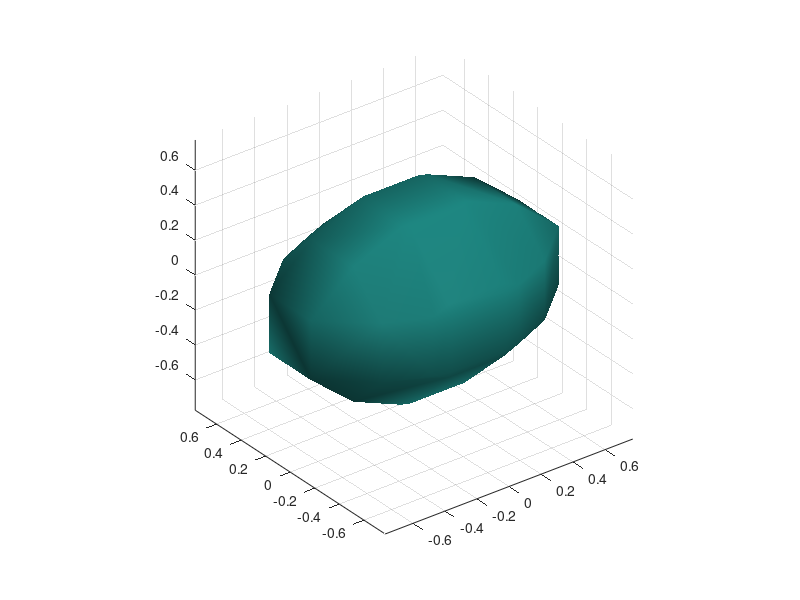

Source code (MATLAB): (Note: this script raises an error after producing the figure.)
clear; close all; clc;

%% ---------------------------
% 1) Definizione del sistema
% ----------------------------
A = [0 1 0;
     0 0 1;
    -2 3 -4];
B = [0 0;
     0 1;
     1 0];
C = [1 0 0;
     0 0 1];

[n, m] = size(B);
[p, ~] = size(C);

fprintf('Sistema: ordine n = %d, ingressi m = %d, uscite p = %d\n', n, m, p);

%% ---------------------------
% 2) Parametri iterazione
% ----------------------------
maxIter = 50;
tolK = 1e-4;
epsLMI = 1e-6;


%% ---------------------------
% 3) Loop iterativo
% ----------------------------
for it = 1:maxIter
    fprintf('\n--- Iterazione %d ---\n', it);

    % STEP 1: Fissa un P definita positiva

    P=diag(randn(n,1));
    P=P*P';

lim = 10;
nn = 60;
x = linspace(-lim, lim, nn);
y = linspace(-lim, lim, nn);
z = linspace(-lim, lim, nn);
[X, Y, Z] = meshgrid(x, y, z);
% ---- Calcolo di f(x) = x' P x ----
F = P(1,1)*X.^2 + P(2,2)*Y.^2 + P(3,3)*Z.^2 ...
    + 2*P(1,2)*X.*Y + 2*P(1,3)*X.*Z + 2*P(2,3)*Y.*Z;
level = 1;  % scegli il valore costante per l'isolevel
figure;
isosurface(X, Y, Z, F, level);
grid
axis equal
keyboard

    %P=eye(n);

    cvx_begin sdp quiet
        variable K(m,p) 
        minimize(0) % nessuna funzione obiettivo, solo feasibility
        subject to
            (A + B*K*C)'*P + P*(A + B*K*C) <= -epsLMI * eye(n);
    cvx_end

    if ~strcmp(cvx_status, 'Solved')
        warning('Iter %d: impossibile trovare P per K corrente (status: %s).', it, cvx_status);
    end
    Pval = P;

    % Verifica stabilità del sistema chiuso
    eigs_cl = eig(A + B*K*C);
    fprintf('Autovalori(A + BKC):\n');
    disp(eigs_cl.');

    if all(real(eigs_cl) < 0)
        fprintf('✅ Sistema stabilizzato!\n');
    else
        fprintf('❌ Sistema ancora instabile.\n');
    end
end

%% ---------------------------
% 4) Risultati finali
% ----------------------------
if all(real(eig(A + B*K*C)) < 0)
    fprintf('\n=== RISULTATO FINALE ===\n');
    fprintf('K stabilizzante:\n');
    disp(K);
    fprintf('Autovalori del sistema chiuso:\n');
    disp(eig(A + B*K*C));
else
    warning('Nessuna soluzione stabilizzante trovata dopo %d iterazioni.', it);
end
